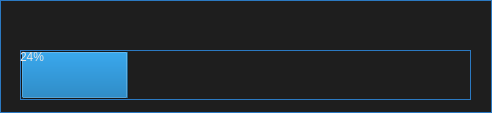
<?xml version="1.0" encoding="UTF-8"?>
<ui version="4.0">
 <class>Form</class>
 <widget class="QWidget" name="Form">
  <property name="geometry">
   <rect>
    <x>0</x>
    <y>0</y>
    <width>492</width>
    <height>113</height>
   </rect>
  </property>
  <property name="windowTitle">
   <string>Form</string>
  </property>
  <property name="styleSheet">
   <string notr="true">*{
background-color: rgb(30, 30, 30);
font: 16pt &quot;Lexend Light&quot;;
border: 1px solid;
border-color: #2B79C2;
color: rgb(230, 230, 230)}
QLabel{
font: 12pt &quot;Lexend Light&quot;;
color: #2B79C2;
border: no}
QLineEdit{
background-color: rgb(30, 30, 30);}
QLineEdit:disabled{
background-color: rgb(50,50,50);}
QFrame{
border-color: #2B79C2;}</string>
  </property>
  <widget class="QProgressBar" name="progressBar">
   <property name="geometry">
    <rect>
     <x>20</x>
     <y>50</y>
     <width>451</width>
     <height>50</height>
    </rect>
   </property>
   <property name="minimumSize">
    <size>
     <width>0</width>
     <height>50</height>
    </size>
   </property>
   <property name="maximumSize">
    <size>
     <width>16777215</width>
     <height>50</height>
    </size>
   </property>
   <property name="value">
    <number>24</number>
   </property>
  </widget>
 </widget>
 <resources/>
 <connections/>
</ui>
